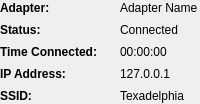
                <widget class="QFrame" name="DataFrame" >
                 <property name="frameShape" >
                  <enum>QFrame::NoFrame</enum>
                 </property>
                 <property name="frameShadow" >
                  <enum>QFrame::Plain</enum>
                 </property>
                 <layout class="QHBoxLayout" >
                  <property name="spacing" >
                   <number>0</number>
                  </property>
                  <property name="leftMargin" >
                   <number>0</number>
                  </property>
                  <property name="topMargin" >
                   <number>0</number>
                  </property>
                  <property name="rightMargin" >
                   <number>0</number>
                  </property>
                  <property name="bottomMargin" >
                   <number>0</number>
                  </property>
                  <item>
                   <widget class="QFrame" name="labelFrame" >
                    <property name="sizePolicy" >
                     <sizepolicy vsizetype="Fixed" hsizetype="Fixed" >
                      <horstretch>0</horstretch>
                      <verstretch>0</verstretch>
                     </sizepolicy>
                    </property>
                    <property name="minimumSize" >
                     <size>
                      <width>120</width>
                      <height>16</height>
                     </size>
                    </property>
                    <property name="maximumSize" >
                     <size>
                      <width>120</width>
                      <height>16777215</height>
                     </size>
                    </property>
                    <property name="frameShape" >
                     <enum>QFrame::NoFrame</enum>
                    </property>
                    <property name="frameShadow" >
                     <enum>QFrame::Raised</enum>
                    </property>
                    <layout class="QVBoxLayout" >
                     <property name="spacing" >
                      <number>6</number>
                     </property>
                     <property name="leftMargin" >
                      <number>0</number>
                     </property>
                     <property name="topMargin" >
                      <number>0</number>
                     </property>
                     <property name="rightMargin" >
                      <number>0</number>
                     </property>
                     <property name="bottomMargin" >
                      <number>0</number>
                     </property>
                     <item>
                      <widget class="QLabel" name="labelAdapter" >
                       <property name="sizePolicy" >
                        <sizepolicy vsizetype="Fixed" hsizetype="Preferred" >
                         <horstretch>0</horstretch>
                         <verstretch>0</verstretch>
                        </sizepolicy>
                       </property>
                       <property name="minimumSize" >
                        <size>
                         <width>0</width>
                         <height>16</height>
                        </size>
                       </property>
                       <property name="maximumSize" >
                        <size>
                         <width>16777215</width>
                         <height>18</height>
                        </size>
                       </property>
                       <property name="palette" >
                        <palette>
                         <active>
                          <colorrole role="WindowText" >
                           <brush brushstyle="SolidPattern" >
                            <color alpha="255" >
                             <red>0</red>
                             <green>0</green>
                             <blue>0</blue>
                            </color>
                           </brush>
                          </colorrole>
                         </active>
                         <inactive>
                          <colorrole role="WindowText" >
                           <brush brushstyle="SolidPattern" >
                            <color alpha="255" >
                             <red>0</red>
                             <green>0</green>
                             <blue>0</blue>
                            </color>
                           </brush>
                          </colorrole>
                         </inactive>
                         <disabled>
                          <colorrole role="WindowText" >
                           <brush brushstyle="SolidPattern" >
                            <color alpha="255" >
                             <red>127</red>
                             <green>127</green>
                             <blue>127</blue>
                            </color>
                           </brush>
                          </colorrole>
                         </disabled>
                        </palette>
                       </property>
                       <property name="font" >
                        <font>
                         <family>Arial</family>
                         <pointsize>9</pointsize>
                         <weight>75</weight>
                         <bold>true</bold>
                        </font>
                       </property>
                       <property name="text" >
                        <string>Adapter:</string>
                       </property>
                      </widget>
                     </item>
                     <item>
                      <widget class="QLabel" name="labelStatus" >
                       <property name="sizePolicy" >
                        <sizepolicy vsizetype="Fixed" hsizetype="Preferred" >
                         <horstretch>0</horstretch>
                         <verstretch>0</verstretch>
                        </sizepolicy>
                       </property>
                       <property name="minimumSize" >
                        <size>
                         <width>0</width>
                         <height>16</height>
                        </size>
                       </property>
                       <property name="maximumSize" >
                        <size>
                         <width>16777215</width>
                         <height>18</height>
                        </size>
                       </property>
                       <property name="palette" >
                        <palette>
                         <active>
                          <colorrole role="WindowText" >
                           <brush brushstyle="SolidPattern" >
                            <color alpha="255" >
                             <red>0</red>
                             <green>0</green>
                             <blue>0</blue>
                            </color>
                           </brush>
                          </colorrole>
                         </active>
                         <inactive>
                          <colorrole role="WindowText" >
                           <brush brushstyle="SolidPattern" >
                            <color alpha="255" >
                             <red>0</red>
                             <green>0</green>
                             <blue>0</blue>
                            </color>
                           </brush>
                          </colorrole>
                         </inactive>
                         <disabled>
                          <colorrole role="WindowText" >
                           <brush brushstyle="SolidPattern" >
                            <color alpha="255" >
                             <red>127</red>
                             <green>127</green>
                             <blue>127</blue>
                            </color>
                           </brush>
                          </colorrole>
                         </disabled>
                        </palette>
                       </property>
                       <property name="font" >
                        <font>
                         <family>Arial</family>
                         <pointsize>9</pointsize>
                         <weight>75</weight>
                         <bold>true</bold>
                        </font>
                       </property>
                       <property name="text" >
                        <string>Status:</string>
                       </property>
                      </widget>
                     </item>
                     <item>
                      <widget class="QLabel" name="labelTimer" >
                       <property name="sizePolicy" >
                        <sizepolicy vsizetype="Fixed" hsizetype="Preferred" >
                         <horstretch>0</horstretch>
                         <verstretch>0</verstretch>
                        </sizepolicy>
                       </property>
                       <property name="minimumSize" >
                        <size>
                         <width>0</width>
                         <height>16</height>
                        </size>
                       </property>
                       <property name="maximumSize" >
                        <size>
                         <width>16777215</width>
                         <height>18</height>
                        </size>
                       </property>
                       <property name="palette" >
                        <palette>
                         <active>
                          <colorrole role="WindowText" >
                           <brush brushstyle="SolidPattern" >
                            <color alpha="255" >
                             <red>0</red>
                             <green>0</green>
                             <blue>0</blue>
                            </color>
                           </brush>
                          </colorrole>
                         </active>
                         <inactive>
                          <colorrole role="WindowText" >
                           <brush brushstyle="SolidPattern" >
                            <color alpha="255" >
                             <red>0</red>
                             <green>0</green>
                             <blue>0</blue>
                            </color>
                           </brush>
                          </colorrole>
                         </inactive>
                         <disabled>
                          <colorrole role="WindowText" >
                           <brush brushstyle="SolidPattern" >
                            <color alpha="255" >
                             <red>127</red>
                             <green>127</green>
                             <blue>127</blue>
                            </color>
                           </brush>
                          </colorrole>
                         </disabled>
                        </palette>
                       </property>
                       <property name="font" >
                        <font>
                         <family>Arial</family>
                         <pointsize>9</pointsize>
                         <weight>75</weight>
                         <bold>true</bold>
                        </font>
                       </property>
                       <property name="text" >
                        <string>Time Connected:</string>
                       </property>
                      </widget>
                     </item>
                     <item>
                      <widget class="QLabel" name="labelIPAddress" >
                       <property name="sizePolicy" >
                        <sizepolicy vsizetype="Fixed" hsizetype="Preferred" >
                         <horstretch>0</horstretch>
                         <verstretch>0</verstretch>
                        </sizepolicy>
                       </property>
                       <property name="minimumSize" >
                        <size>
                         <width>0</width>
                         <height>16</height>
                        </size>
                       </property>
                       <property name="maximumSize" >
                        <size>
                         <width>16777215</width>
                         <height>18</height>
                        </size>
                       </property>
                       <property name="palette" >
                        <palette>
                         <active>
                          <colorrole role="WindowText" >
                           <brush brushstyle="SolidPattern" >
                            <color alpha="255" >
                             <red>0</red>
                             <green>0</green>
                             <blue>0</blue>
                            </color>
                           </brush>
                          </colorrole>
                         </active>
                         <inactive>
                          <colorrole role="WindowText" >
                           <brush brushstyle="SolidPattern" >
                            <color alpha="255" >
                             <red>0</red>
                             <green>0</green>
                             <blue>0</blue>
                            </color>
                           </brush>
                          </colorrole>
                         </inactive>
                         <disabled>
                          <colorrole role="WindowText" >
                           <brush brushstyle="SolidPattern" >
                            <color alpha="255" >
                             <red>127</red>
                             <green>127</green>
                             <blue>127</blue>
                            </color>
                           </brush>
                          </colorrole>
                         </disabled>
                        </palette>
                       </property>
                       <property name="font" >
                        <font>
                         <family>Arial</family>
                         <pointsize>9</pointsize>
                         <weight>75</weight>
                         <bold>true</bold>
                        </font>
                       </property>
                       <property name="text" >
                        <string>IP Address:</string>
                       </property>
                      </widget>
                     </item>
                     <item>
                      <widget class="QLabel" name="labelSSID" >
                       <property name="sizePolicy" >
                        <sizepolicy vsizetype="Fixed" hsizetype="Preferred" >
                         <horstretch>0</horstretch>
                         <verstretch>0</verstretch>
                        </sizepolicy>
                       </property>
                       <property name="minimumSize" >
                        <size>
                         <width>0</width>
                         <height>16</height>
                        </size>
                       </property>
                       <property name="maximumSize" >
                        <size>
                         <width>16777215</width>
                         <height>18</height>
                        </size>
                       </property>
                       <property name="palette" >
                        <palette>
                         <active>
                          <colorrole role="WindowText" >
                           <brush brushstyle="SolidPattern" >
                            <color alpha="255" >
                             <red>0</red>
                             <green>0</green>
                             <blue>0</blue>
                            </color>
                           </brush>
                          </colorrole>
                         </active>
                         <inactive>
                          <colorrole role="WindowText" >
                           <brush brushstyle="SolidPattern" >
                            <color alpha="255" >
                             <red>0</red>
                             <green>0</green>
                             <blue>0</blue>
                            </color>
                           </brush>
                          </colorrole>
                         </inactive>
                         <disabled>
                          <colorrole role="WindowText" >
                           <brush brushstyle="SolidPattern" >
                            <color alpha="255" >
                             <red>127</red>
                             <green>127</green>
                             <blue>127</blue>
                            </color>
                           </brush>
                          </colorrole>
                         </disabled>
                        </palette>
                       </property>
                       <property name="font" >
                        <font>
                         <family>Arial</family>
                         <pointsize>9</pointsize>
                         <weight>75</weight>
                         <bold>true</bold>
                        </font>
                       </property>
                       <property name="text" >
                        <string>SSID:</string>
                       </property>
                      </widget>
                     </item>
                    </layout>
                   </widget>
                  </item>
                  <item>
                   <widget class="QFrame" name="valuesFrame" >
                    <property name="sizePolicy" >
                     <sizepolicy vsizetype="Fixed" hsizetype="Preferred" >
                      <horstretch>0</horstretch>
                      <verstretch>0</verstretch>
                     </sizepolicy>
                    </property>
                    <property name="frameShape" >
                     <enum>QFrame::NoFrame</enum>
                    </property>
                    <property name="frameShadow" >
                     <enum>QFrame::Raised</enum>
                    </property>
                    <layout class="QVBoxLayout" >
                     <property name="spacing" >
                      <number>6</number>
                     </property>
                     <property name="leftMargin" >
                      <number>0</number>
                     </property>
                     <property name="topMargin" >
                      <number>0</number>
                     </property>
                     <property name="rightMargin" >
                      <number>0</number>
                     </property>
                     <property name="bottomMargin" >
                      <number>0</number>
                     </property>
                     <item>
                      <widget class="QLabel" name="dataFieldAdapter" >
                       <property name="sizePolicy" >
                        <sizepolicy vsizetype="Fixed" hsizetype="Expanding" >
                         <horstretch>0</horstretch>
                         <verstretch>0</verstretch>
                        </sizepolicy>
                       </property>
                       <property name="minimumSize" >
                        <size>
                         <width>0</width>
                         <height>16</height>
                        </size>
                       </property>
                       <property name="maximumSize" >
                        <size>
                         <width>16777215</width>
                         <height>18</height>
                        </size>
                       </property>
                       <property name="palette" >
                        <palette>
                         <active>
                          <colorrole role="WindowText" >
                           <brush brushstyle="SolidPattern" >
                            <color alpha="255" >
                             <red>0</red>
                             <green>0</green>
                             <blue>0</blue>
                            </color>
                           </brush>
                          </colorrole>
                         </active>
                         <inactive>
                          <colorrole role="WindowText" >
                           <brush brushstyle="SolidPattern" >
                            <color alpha="255" >
                             <red>0</red>
                             <green>0</green>
                             <blue>0</blue>
                            </color>
                           </brush>
                          </colorrole>
                         </inactive>
                         <disabled>
                          <colorrole role="WindowText" >
                           <brush brushstyle="SolidPattern" >
                            <color alpha="255" >
                             <red>127</red>
                             <green>127</green>
                             <blue>127</blue>
                            </color>
                           </brush>
                          </colorrole>
                         </disabled>
                        </palette>
                       </property>
                       <property name="font" >
                        <font>
                         <family>Arial</family>
                         <pointsize>9</pointsize>
                        </font>
                       </property>
                       <property name="text" >
                        <string>Adapter Name</string>
                       </property>
                      </widget>
                     </item>
                     <item>
                      <widget class="QLabel" name="dataFieldStatus" >
                       <property name="sizePolicy" >
                        <sizepolicy vsizetype="Fixed" hsizetype="Expanding" >
                         <horstretch>0</horstretch>
                         <verstretch>0</verstretch>
                        </sizepolicy>
                       </property>
                       <property name="minimumSize" >
                        <size>
                         <width>0</width>
                         <height>16</height>
                        </size>
                       </property>
                       <property name="maximumSize" >
                        <size>
                         <width>16777215</width>
                         <height>18</height>
                        </size>
                       </property>
                       <property name="palette" >
                        <palette>
                         <active>
                          <colorrole role="WindowText" >
                           <brush brushstyle="SolidPattern" >
                            <color alpha="255" >
                             <red>0</red>
                             <green>0</green>
                             <blue>0</blue>
                            </color>
                           </brush>
                          </colorrole>
                         </active>
                         <inactive>
                          <colorrole role="WindowText" >
                           <brush brushstyle="SolidPattern" >
                            <color alpha="255" >
                             <red>0</red>
                             <green>0</green>
                             <blue>0</blue>
                            </color>
                           </brush>
                          </colorrole>
                         </inactive>
                         <disabled>
                          <colorrole role="WindowText" >
                           <brush brushstyle="SolidPattern" >
                            <color alpha="255" >
                             <red>127</red>
                             <green>127</green>
                             <blue>127</blue>
                            </color>
                           </brush>
                          </colorrole>
                         </disabled>
                        </palette>
                       </property>
                       <property name="font" >
                        <font>
                         <family>Arial</family>
                         <pointsize>9</pointsize>
                        </font>
                       </property>
                       <property name="text" >
                        <string>Connected</string>
                       </property>
                      </widget>
                     </item>
                     <item>
                      <widget class="QLabel" name="dataFieldTimer" >
                       <property name="sizePolicy" >
                        <sizepolicy vsizetype="Fixed" hsizetype="Expanding" >
                         <horstretch>0</horstretch>
                         <verstretch>0</verstretch>
                        </sizepolicy>
                       </property>
                       <property name="minimumSize" >
                        <size>
                         <width>0</width>
                         <height>16</height>
                        </size>
                       </property>
                       <property name="maximumSize" >
                        <size>
                         <width>16777215</width>
                         <height>18</height>
                        </size>
                       </property>
                       <property name="palette" >
                        <palette>
                         <active>
                          <colorrole role="WindowText" >
                           <brush brushstyle="SolidPattern" >
                            <color alpha="255" >
                             <red>0</red>
                             <green>0</green>
                             <blue>0</blue>
                            </color>
                           </brush>
                          </colorrole>
                         </active>
                         <inactive>
                          <colorrole role="WindowText" >
                           <brush brushstyle="SolidPattern" >
                            <color alpha="255" >
                             <red>0</red>
                             <green>0</green>
                             <blue>0</blue>
                            </color>
                           </brush>
                          </colorrole>
                         </inactive>
                         <disabled>
                          <colorrole role="WindowText" >
                           <brush brushstyle="SolidPattern" >
                            <color alpha="255" >
                             <red>127</red>
                             <green>127</green>
                             <blue>127</blue>
                            </color>
                           </brush>
                          </colorrole>
                         </disabled>
                        </palette>
                       </property>
                       <property name="font" >
                        <font>
                         <family>Arial</family>
                         <pointsize>9</pointsize>
                        </font>
                       </property>
                       <property name="text" >
                        <string>00:00:00</string>
                       </property>
                      </widget>
                     </item>
                     <item>
                      <widget class="QLabel" name="dataFieldIPAddress" >
                       <property name="sizePolicy" >
                        <sizepolicy vsizetype="Fixed" hsizetype="Expanding" >
                         <horstretch>0</horstretch>
                         <verstretch>0</verstretch>
                        </sizepolicy>
                       </property>
                       <property name="minimumSize" >
                        <size>
                         <width>0</width>
                         <height>16</height>
                        </size>
                       </property>
                       <property name="maximumSize" >
                        <size>
                         <width>16777215</width>
                         <height>18</height>
                        </size>
                       </property>
                       <property name="palette" >
                        <palette>
                         <active>
                          <colorrole role="WindowText" >
                           <brush brushstyle="SolidPattern" >
                            <color alpha="255" >
                             <red>0</red>
                             <green>0</green>
                             <blue>0</blue>
                            </color>
                           </brush>
                          </colorrole>
                         </active>
                         <inactive>
                          <colorrole role="WindowText" >
                           <brush brushstyle="SolidPattern" >
                            <color alpha="255" >
                             <red>0</red>
                             <green>0</green>
                             <blue>0</blue>
                            </color>
                           </brush>
                          </colorrole>
                         </inactive>
                         <disabled>
                          <colorrole role="WindowText" >
                           <brush brushstyle="SolidPattern" >
                            <color alpha="255" >
                             <red>127</red>
                             <green>127</green>
                             <blue>127</blue>
                            </color>
                           </brush>
                          </colorrole>
                         </disabled>
                        </palette>
                       </property>
                       <property name="font" >
                        <font>
                         <family>Arial</family>
                         <pointsize>9</pointsize>
                        </font>
                       </property>
                       <property name="text" >
                        <string>127.0.0.1</string>
                       </property>
                      </widget>
                     </item>
                     <item>
                      <widget class="QLabel" name="dataFieldSSID" >
                       <property name="sizePolicy" >
                        <sizepolicy vsizetype="Fixed" hsizetype="Expanding" >
                         <horstretch>0</horstretch>
                         <verstretch>0</verstretch>
                        </sizepolicy>
                       </property>
                       <property name="minimumSize" >
                        <size>
                         <width>0</width>
                         <height>16</height>
                        </size>
                       </property>
                       <property name="maximumSize" >
                        <size>
                         <width>16777215</width>
                         <height>18</height>
                        </size>
                       </property>
                       <property name="palette" >
                        <palette>
                         <active>
                          <colorrole role="WindowText" >
                           <brush brushstyle="SolidPattern" >
                            <color alpha="255" >
                             <red>0</red>
                             <green>0</green>
                             <blue>0</blue>
                            </color>
                           </brush>
                          </colorrole>
                         </active>
                         <inactive>
                          <colorrole role="WindowText" >
                           <brush brushstyle="SolidPattern" >
                            <color alpha="255" >
                             <red>0</red>
                             <green>0</green>
                             <blue>0</blue>
                            </color>
                           </brush>
                          </colorrole>
                         </inactive>
                         <disabled>
                          <colorrole role="WindowText" >
                           <brush brushstyle="SolidPattern" >
                            <color alpha="255" >
                             <red>127</red>
                             <green>127</green>
                             <blue>127</blue>
                            </color>
                           </brush>
                          </colorrole>
                         </disabled>
                        </palette>
                       </property>
                       <property name="font" >
                        <font>
                         <family>Arial</family>
                         <pointsize>9</pointsize>
                        </font>
                       </property>
                       <property name="text" >
                        <string>Texadelphia</string>
                       </property>
                      </widget>
                     </item>
                    </layout>
                   </widget>
                  </item>
                 </layout>
                </widget>
